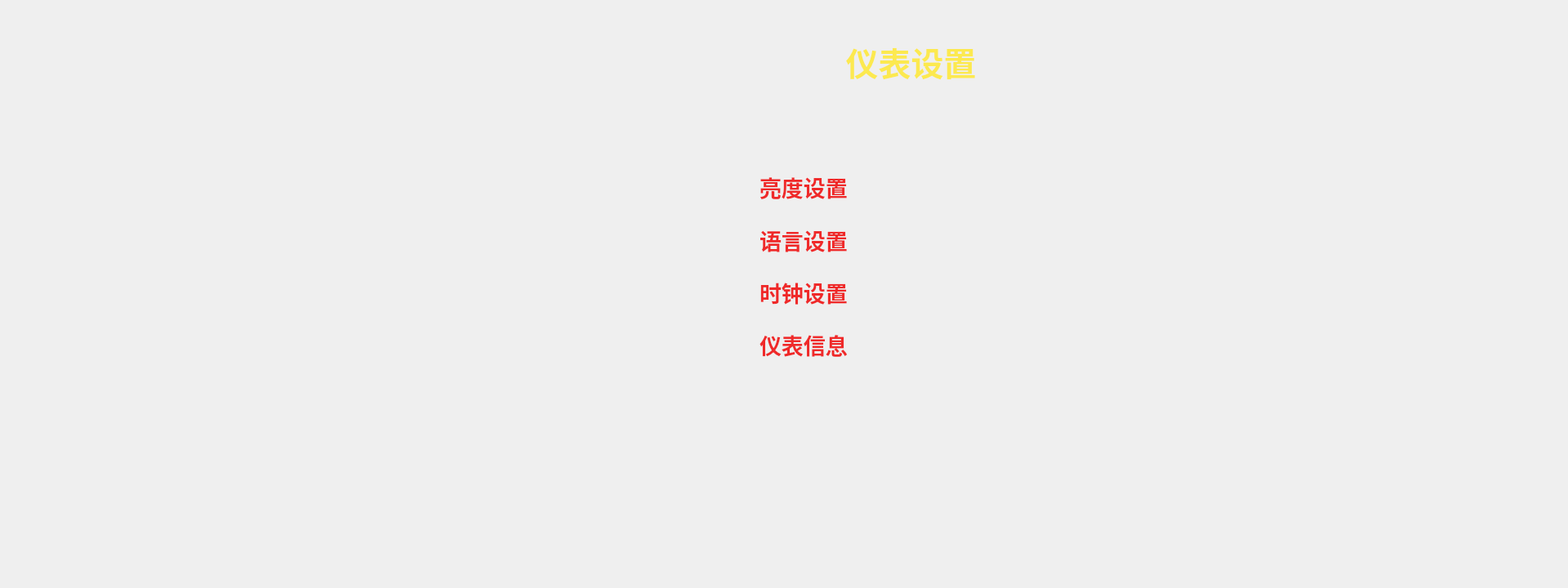
<?xml version="1.0" encoding="UTF-8"?>
<ui version="4.0">
 <class>FORM_SystemSettingMenu</class>
 <widget class="QWidget" name="FORM_SystemSettingMenu">
  <property name="geometry">
   <rect>
    <x>0</x>
    <y>0</y>
    <width>1920</width>
    <height>720</height>
   </rect>
  </property>
  <property name="windowTitle">
   <string>Form</string>
  </property>
  <widget class="QLabel" name="label">
   <property name="geometry">
    <rect>
     <x>0</x>
     <y>0</y>
     <width>1920</width>
     <height>720</height>
    </rect>
   </property>
   <property name="text">
    <string/>
   </property>
   <property name="pixmap">
    <pixmap resource="resources.qrc">:/pic_de260/bg_sys.png</pixmap>
   </property>
  </widget>
  <widget class="QLabel" name="label_2">
   <property name="geometry">
    <rect>
     <x>930</x>
     <y>50</y>
     <width>371</width>
     <height>51</height>
    </rect>
   </property>
   <property name="font">
    <font>
     <family>AR PL UKai TW</family>
     <pointsize>30</pointsize>
     <weight>75</weight>
     <bold>true</bold>
    </font>
   </property>
   <property name="styleSheet">
    <string notr="true">color: rgb(252, 233, 79);</string>
   </property>
   <property name="text">
    <string>仪表设置</string>
   </property>
   <property name="alignment">
    <set>Qt::AlignCenter</set>
   </property>
  </widget>
  <widget class="QWidget" name="verticalLayoutWidget">
   <property name="geometry">
    <rect>
     <x>930</x>
     <y>200</y>
     <width>521</width>
     <height>251</height>
    </rect>
   </property>
   <layout class="QVBoxLayout" name="verticalLayout_2">
    <item>
     <widget class="QLabel" name="menu_1">
      <property name="font">
       <font>
        <family>Serif</family>
        <pointsize>20</pointsize>
        <weight>75</weight>
        <bold>true</bold>
       </font>
      </property>
      <property name="styleSheet">
       <string notr="true">color: rgb(239, 41, 41);</string>
      </property>
      <property name="text">
       <string>亮度设置</string>
      </property>
      <property name="alignment">
       <set>Qt::AlignLeading|Qt::AlignLeft|Qt::AlignVCenter</set>
      </property>
     </widget>
    </item>
    <item>
     <widget class="QLabel" name="menu_2">
      <property name="font">
       <font>
        <family>Serif</family>
        <pointsize>20</pointsize>
        <weight>75</weight>
        <bold>true</bold>
       </font>
      </property>
      <property name="styleSheet">
       <string notr="true">color: rgb(239, 41, 41);</string>
      </property>
      <property name="text">
       <string>语言设置</string>
      </property>
      <property name="alignment">
       <set>Qt::AlignLeading|Qt::AlignLeft|Qt::AlignVCenter</set>
      </property>
     </widget>
    </item>
    <item>
     <widget class="QLabel" name="menu_3">
      <property name="font">
       <font>
        <family>Serif</family>
        <pointsize>20</pointsize>
        <weight>75</weight>
        <bold>true</bold>
       </font>
      </property>
      <property name="styleSheet">
       <string notr="true">color: rgb(239, 41, 41);</string>
      </property>
      <property name="text">
       <string>时钟设置</string>
      </property>
      <property name="alignment">
       <set>Qt::AlignLeading|Qt::AlignLeft|Qt::AlignVCenter</set>
      </property>
     </widget>
    </item>
    <item>
     <widget class="QLabel" name="menu_4">
      <property name="font">
       <font>
        <family>Serif</family>
        <pointsize>20</pointsize>
        <weight>75</weight>
        <bold>true</bold>
       </font>
      </property>
      <property name="styleSheet">
       <string notr="true">color: rgb(239, 41, 41);</string>
      </property>
      <property name="text">
       <string>仪表信息</string>
      </property>
      <property name="alignment">
       <set>Qt::AlignLeading|Qt::AlignLeft|Qt::AlignVCenter</set>
      </property>
     </widget>
    </item>
   </layout>
  </widget>
  <widget class="QWidget" name="verticalLayoutWidget_2">
   <property name="geometry">
    <rect>
     <x>1800</x>
     <y>0</y>
     <width>123</width>
     <height>702</height>
    </rect>
   </property>
   <layout class="QVBoxLayout" name="verticalLayout_3" stretch="0,0,0,0,0">
    <property name="spacing">
     <number>6</number>
    </property>
    <property name="sizeConstraint">
     <enum>QLayout::SetDefaultConstraint</enum>
    </property>
    <property name="leftMargin">
     <number>0</number>
    </property>
    <property name="bottomMargin">
     <number>0</number>
    </property>
    <item>
     <widget class="QLabel" name="butt1">
      <property name="text">
       <string/>
      </property>
      <property name="pixmap">
       <pixmap resource="resources.qrc">:/button/button0.png</pixmap>
      </property>
     </widget>
    </item>
    <item>
     <widget class="QLabel" name="butt2">
      <property name="text">
       <string/>
      </property>
      <property name="pixmap">
       <pixmap resource="resources.qrc">:/button/button1.png</pixmap>
      </property>
     </widget>
    </item>
    <item>
     <widget class="QLabel" name="butt3">
      <property name="text">
       <string/>
      </property>
      <property name="pixmap">
       <pixmap resource="resources.qrc">:/button/button2.png</pixmap>
      </property>
     </widget>
    </item>
    <item>
     <widget class="QLabel" name="butt4">
      <property name="text">
       <string/>
      </property>
      <property name="pixmap">
       <pixmap resource="resources.qrc">:/button/button3.png</pixmap>
      </property>
     </widget>
    </item>
    <item>
     <widget class="QLabel" name="butt5">
      <property name="text">
       <string/>
      </property>
      <property name="pixmap">
       <pixmap resource="resources.qrc">:/button/button4.png</pixmap>
      </property>
     </widget>
    </item>
   </layout>
  </widget>
 </widget>
 <resources>
  <include location="resources.qrc"/>
 </resources>
 <connections/>
</ui>
